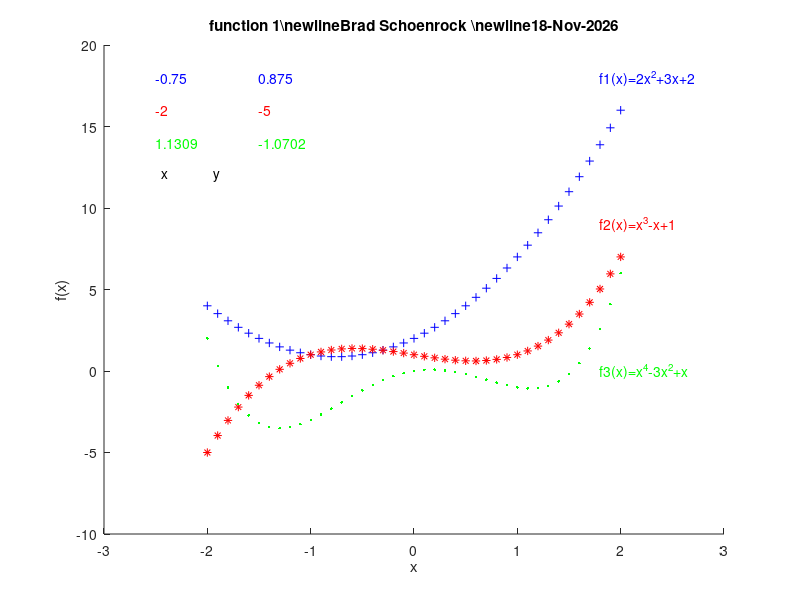

Recreate this plot in MATLAB.
%this program 
%version 2008-01-17 B.S.

clear all;
% clears everything for good measure

a=-2
b=2
x=(a:.1:b);
%this defines our range of data points and steps in data points

f1=@(x)2*x(1).^2+3*x(1)+2;
f2=@(x)x(1).^3-x(1)+1;
f3=@(x)x(1).^4-3*x(1).^2+x(1);

f1a=2*x.^2+3*x+2;
f2a=x.^3-x+1;
f3a=x.^4-3*x.^2+x;

%defines out three functions

figure;
hold on;

ttla=('function 1');
tt2='Brad Schoenrock ';
tta=[ttla,'\newline',tt2,'\newline',date];
title(tta)
xlabel('x');
ylabel('f(x)');
axis([a-1 b+1  -10 20]);
%creates a figure and tells it how big to be, adds labels ect...

plot(x,f1a,'b+');
text(1.8,18,'f1(x)=2x^2+3x+2','color','blue');
plot(x,f2a,'r*');
text(1.8,9,'f2(x)=x^3-x+1','color','red');
plot(x,f3a,'g.');
text(1.8,0,'f3(x)=x^4-3x^2+x','color','green');
%text(0,0,
%plots and labels our actual functions

[x,fvalx] = fminsearch(f1,0)
[y,fvaly] = fminsearch(f2,-1.25)
[z,fvalz] = fminsearch(f3,0)
%finds global mins

if x<a
    x=a
    fvalx=f1(a)
end;

if x>b
    x=b
    fvalx=f1(b)
end;

if y<a
    y=a
    fvaly=f2(a)
end;

if y>b
    y=b
    fvaly=f2(b)
end;

if z<a
    z=a
    fvalz=f3(a)
end;

if z>b
    z=b
    fvalz=f3(b)
end;
%all of these loops make sure the global mins are in the range of intrest

%legend(num2str(x),num2str(y),num2str(z),2);
text(a-.5,18,num2str(x),'color','blue')
text(a-.5,16,num2str(y),'color','red')
text(a-.5,14,num2str(z),'color','green')
text(a+.5,18,num2str(fvalx),'color','blue')
text(a+.5,16,num2str(fvaly),'color','red')
text(a+.5,14,num2str(fvalz),'color','green')
text(a-.5,12,'  x               y    ','color','black');
%lets the user know the value of these minimums

hold off
